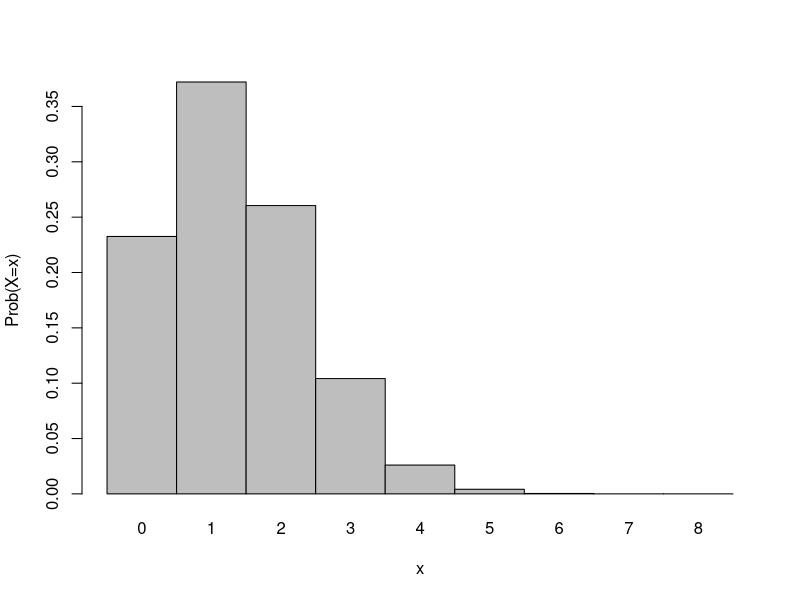

This chart was generated by the following R code:
# Consider an experiment of rolling a fair die, where success is determined by getting 4.
#The die is rolled 8 times. Find probability of getting 4s
#i) exactly 5 times
#ii) at most 5 times.
#Moreover, if probability of getting at the most x successes is around 0.95,find x

# For solving i) dbinom is used
dbinom(x=5,size = 8,prob = 1/6)
#For solving ii), we need to calculate cumulative frequencies and hence ,pbinom is used
pbinom(q=5,size = 8,prob = 1/6)
#checking if we got same answer by taking sum of values in dbinom 
sum(dbinom(x=0:5,size = 8, prob = 1/6))
#In case, it is asked to find probability of getting 4 at least 5 times
1-sum(dbinom(x=0:4,size = 8,prob = 1/6))
#OR
1-sum(pbinom(q=4,size = 8,prob = 1/6))
#For solving iii) ,qbinom is used
qbinom(p=0.95,size = 8,prob = 1/6)
#Lets cross check it with pbinom
pbinom(q=3,size = 8,prob = 1/6)
#For Bar-Plot we need Probability distribution function
Probd<- dbinom(x=0:8,size = 8,prob = 1/6)
Probd
round(Probd,3)
barplot(Probd,names.arg = 0:8,space = 0,xlab="x",ylab = "Prob(X=x)")
